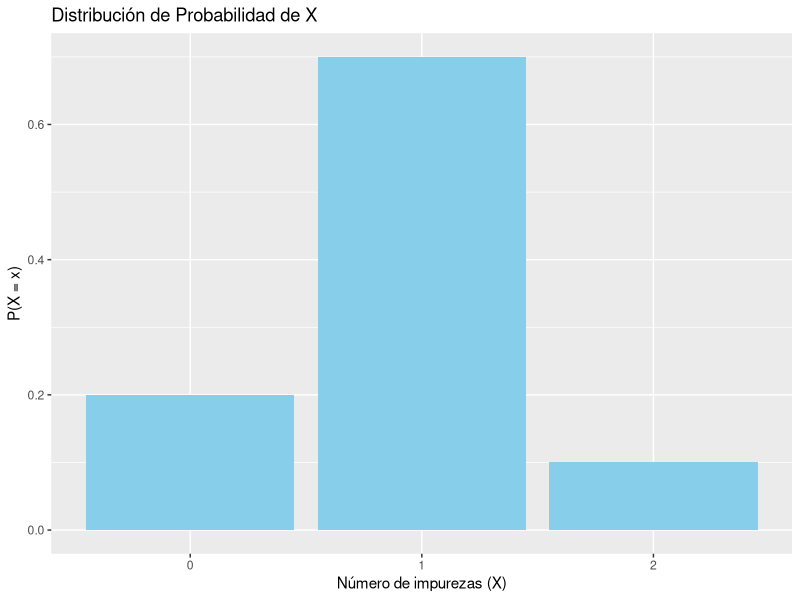
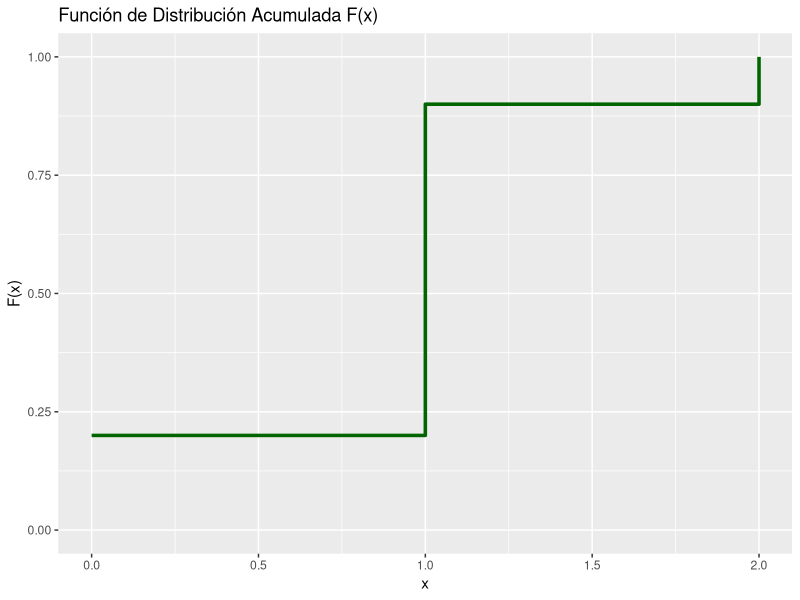
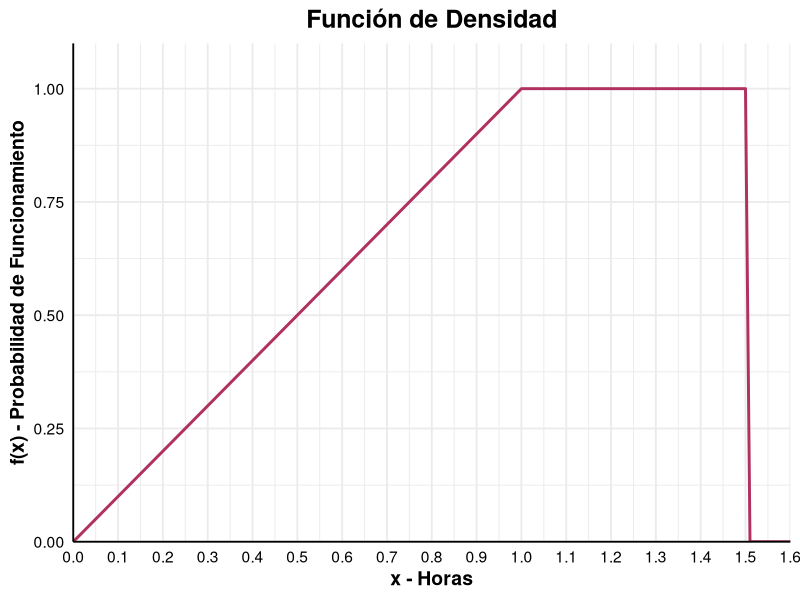
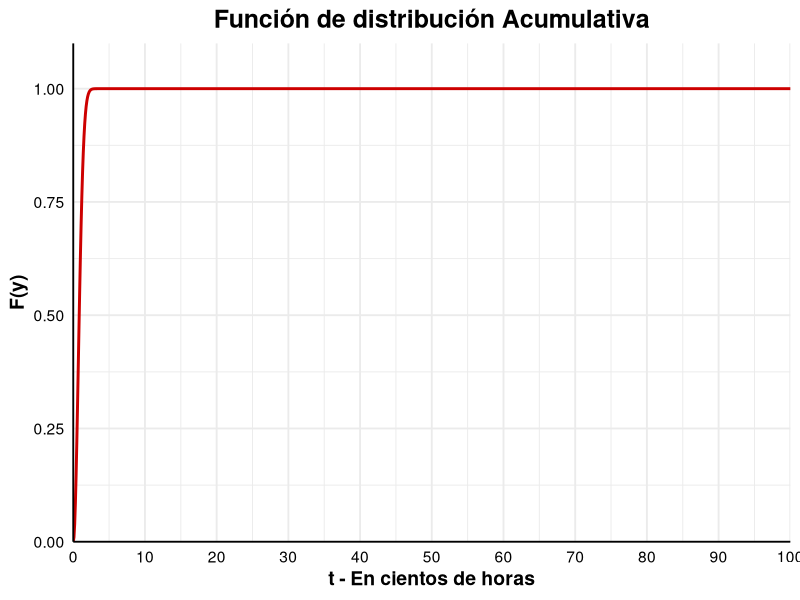
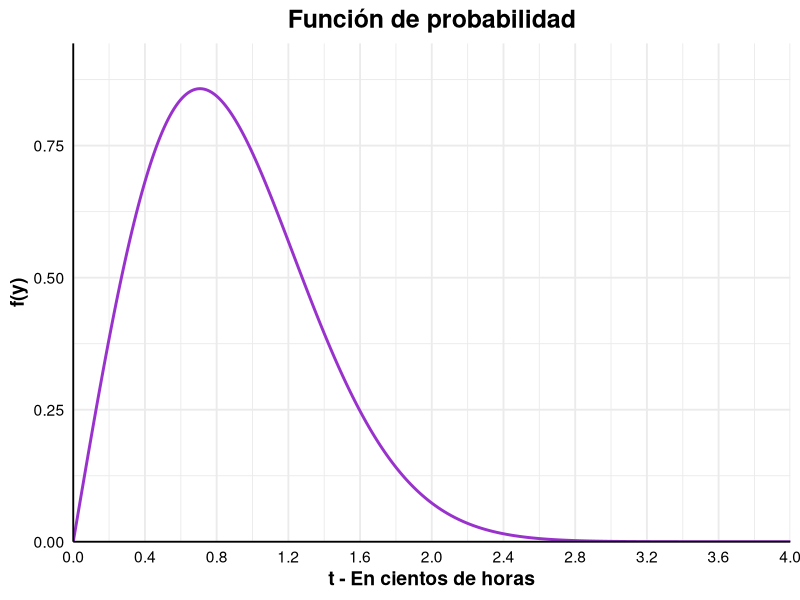
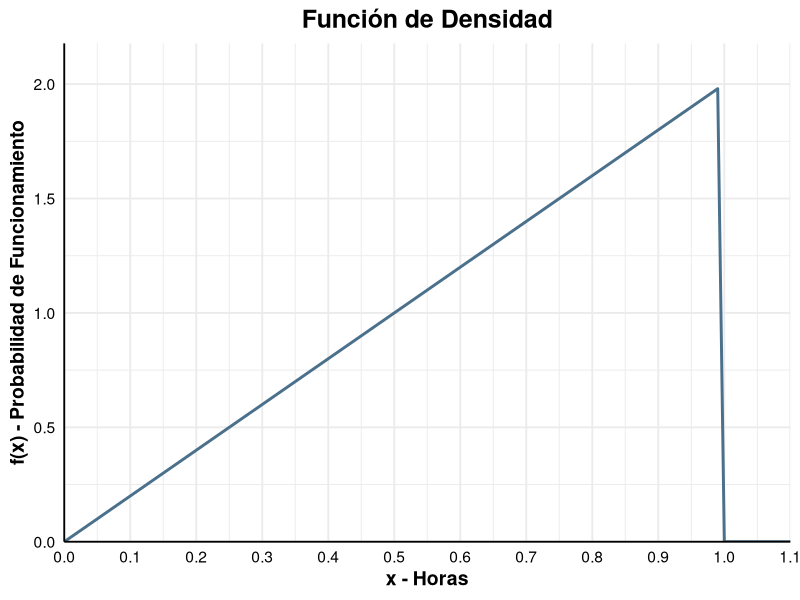

The R source for these figures, in order:
## ---- chunk 1
library(ggplot2)
## ---- chunk 2
## a = Republicano
## b = A FAVOR

p.republicano <- 0.4
p.democrata <- 1 - p.republicano
p.anb <- 0.3*p.republicano
p.acnb <- p.democrata*0.7; p.acnb
p.anbc <- p.republicano*0.7; p.anbc
p.acbc <- p.democrata*0.3; p.acbc

df <- data.frame(.=c("Republicano", "Democrata", "Total"), AFavor=c(p.anb, p.acnb, sum(p.anb, p.acnb)), NoAFavor = c(p.anbc, p.acbc, sum(p.anbc, p.acbc)), Total = c(0.3,0.7,1)); df

## ---- chunk 3
## a = Republicano
## b = A FAVOR

p.linea1 <- 0.4
p.linea2 <- 1 - p.linea1
p.AnB <- 0.08*p.linea1
p.AcnB <- p.linea2*0.1
p.AnBc <- p.linea1*0.92
p.AcBc <- p.linea2*0.9

df5 <- data.frame(.=c("Linea 1", "Linea 2", "Total"), Defectuoso=c(p.AnB, p.AcnB, sum(p.AnB, p.AcnB)), NoDefectuoso = c(p.AnBc, p.AcBc, sum(p.AnBc, p.AcBc)), Total = c(p.linea1,p.linea2,1)); df5

## ---- chunk 4
x <- 0:2
px <- c(0.2, 0.7, 0.1)
Fx <- c(0.2, 0.9, 1.0)  # F(0), F(1), F(2)

# Crear data frame
df7 <- data.frame(x = x, px = px, Fx = Fx)

# a) Distribución de probabilidad
ggplot(df7, aes(x = factor(x), y = px)) +
  geom_bar(stat = "identity", fill = "skyblue") +
  labs(title = "Distribución de Probabilidad de X",
       x = "Número de impurezas (X)", y = "P(X = x)")

# b) Función de distribución acumulada
ggplot(df7, aes(x = x, y = Fx)) +
  geom_step(color = "darkgreen", size = 1.2) +
  labs(title = "Función de Distribución Acumulada F(x)",
       x = "x", y = "F(x)") +
  ylim(0, 1)
## ---- chunk 5
cat("a) Grafica de la función")

f.x.4 <- function(x){
  ifelse(x >= 0, ifelse(x <= 1, x, ifelse(x <= 1.5, 1,0)), 0)
}
x.4 <- seq(0,1.6, by = 0.01)
y.4 <- sapply(x.4, f.x.4)



df2 <- data.frame(x.4,y.4)
ggplot(df2, aes(x = x.4, y = y.4)) +
  geom_line(color = "maroon", size = 1) +
  scale_x_continuous(expand = c(0, 0), limits = c(0, 1.6), breaks = seq(0, 1.6, by = 0.1)) +  # evitar espacio extra
  scale_y_continuous(expand = c(0, 0), limits = c(0, max(df2$y.4)*1.1)) +  # más pegado al eje
  theme_minimal(base_size = 14) +
  theme(
    plot.title = element_text(hjust = 0.5, face = "bold", size = 18), # centered title, sz and bold
    axis.title = element_text(face = "bold"), # title ejes bold
    axis.text = element_text(color = "black"), # col text
    axis.line = element_line(color = "black") # mostrar líneas de ejes
  ) +
  labs(
    title = "Función de Densidad", x = "x - Horas", 
    y = "f(x) - Probabilidad de Funcionamiento"
  )

F.x.4 <- integrate(f.x.4, lower = 0, upper = 1.5)$value;F.x.4

# Encontrar F(x)
cat("b) La función de a hasta x de F(x) es: ")
## ---- chunk 6
eje4c <- integrate(f.x.4, lower = 0.5, upper = 1.2)$value; eje4c
cat("c) La probabilidad P(0.5 ≤ X ≤ 1.2) es:", eje4c)
## ---- chunk 7
f.x.5 <- function(x){
  ifelse(x >= 0, 1-exp(-(x**2)), 0)
}

cat("a) Dibuje F(y)")
x.5 <- seq(0,100, by = 0.1)
y.5 <- sapply(x.5, f.x.5)

df4 <- data.frame(x.5,y.5)
ggplot(df4, aes(x = x.5, y = y.5)) +
  geom_line(color = "red3", size = 1) +
  scale_x_continuous(expand = c(0, 0), limits = c(0, 100), breaks = seq(0, 100, by = 10)) +  # evitar espacio extra
  scale_y_continuous(expand = c(0, 0), limits = c(0, max(df4$y.5)*1.1)) +  # más pegado al eje
  theme_minimal(base_size = 14) +
  theme(
    plot.title = element_text(hjust = 0.5, face = "bold", size = 18), # centered title, sz and bold
    axis.title = element_text(face = "bold"), # title ejes bold
    axis.text = element_text(color = "black"), # col text
    axis.line = element_line(color = "black") # mostrar líneas de ejes
  ) +
  labs(
    title = "Función de distribución Acumulativa", x = "t - En cientos de horas", 
    y = "F(y)"
  )

cat("b) Dibuje f(y)")
library(Deriv)
fd.5 <- Deriv(f.x.5, "x"); fd.5
xd.5 <- seq(0,4, by = 0.01)
yd.5 <- sapply(xd.5, fd.5)

df10 <- data.frame(xd.5,yd.5)
ggplot(df10, aes(x = xd.5, y = yd.5)) +
  geom_line(color = "#9932CC", size = 1) +
  scale_x_continuous(expand = c(0, 0), limits = c(0, 4), breaks = seq(0, 4, by = 0.4)) +  # evitar espacio extra
  scale_y_continuous(expand = c(0, 0), limits = c(0, max(df10$yd.5)*1.1)) +  # más pegado al eje
  theme_minimal(base_size = 14) +
  theme(
    plot.title = element_text(hjust = 0.5, face = "bold", size = 18), # centered title, sz and bold
    axis.title = element_text(face = "bold"), # title ejes bold
    axis.text = element_text(color = "black"), # col text
    axis.line = element_line(color = "black") # mostrar líneas de ejes
  ) +
  labs(
    title = "Función de probabilidad", x = "t - En cientos de horas", 
    y = "f(y)"
  )
cat("c) Encuentre la probabilidad de que el transistor opere durante al menos 200 horas.")
fc.5 <- integrate(fd.5, lower = 2, upper = Inf)$value; fc.5
## ---- chunk 8

f.x.6 <- function(x){
  ifelse(x >= 0, ifelse(x < 1, 2*x, 0), 0)
}

cat("a) Encuentre F(x) y dibújela.")
cat("F(x) = x^2")
x.6 <- seq(0,1.1, by = 0.01)
y.6 <- sapply(x.6, f.x.6)

df3 <- data.frame(x.6,y.6)
ggplot(df3, aes(x = x.6, y = y.6)) +
  geom_line(color = "skyblue4", size = 1) +
  scale_x_continuous(expand = c(0, 0), limits = c(0, 1.1), breaks = seq(0, 1.1, by = 0.1)) +  # evitar espacio extra
  scale_y_continuous(expand = c(0, 0), limits = c(0, max(df3$y.6)*1.1)) +  # más pegado al eje
  theme_minimal(base_size = 14) +
  theme(
    plot.title = element_text(hjust = 0.5, face = "bold", size = 18), # centered title, sz and bold
    axis.title = element_text(face = "bold"), # title ejes bold
    axis.text = element_text(color = "black"), # col text
    axis.line = element_line(color = "black") # mostrar líneas de ejes
  ) +
  labs(
    title = "Función de Densidad", x = "x - Horas", 
    y = "f(x) - Probabilidad de Funcionamiento"
  )

# Encontrar
cat("b) Para el robot motivo de estudio, la utilidad Y para una semana está dada por Y = 200X – 60. Encuentre V(Y) ")

f.x.6E <- function(x){
  return(x*(2*x))
}

f.x.6E2 <- function(x){
  return((x**2)*(2*x))
}

#Valor esperado para X
e.x.6 <- integrate(f.x.6E, lower = 0, upper = 1)$value

e.x.6_2 <- integrate(f.x.6E2, lower = 0, upper = 1)$value
#Varianza para X
var <- e.x.6_2 - e.x.6**2

cat("Para hallar entonces el valor de la varianza de Y, tenemos que reemplazar la 
    el valor esperado de X en la ecuación Y = 200X - 60")

#Valor esperado para Y
e.y.6 <- 200 * e.x.6 - 60
## (200X - 60)**2 -> E(Y**2)= 40000E(X**2)−24000E(X)+3600
e.y.6_2 <- ((200**2) * e.x.6_2) - (2*60*200*e.x.6) + (60**2)
varY <- e.y.6_2 - (e.y.6**2)
cat("La varizanza de Y será entonces: ", varY)
